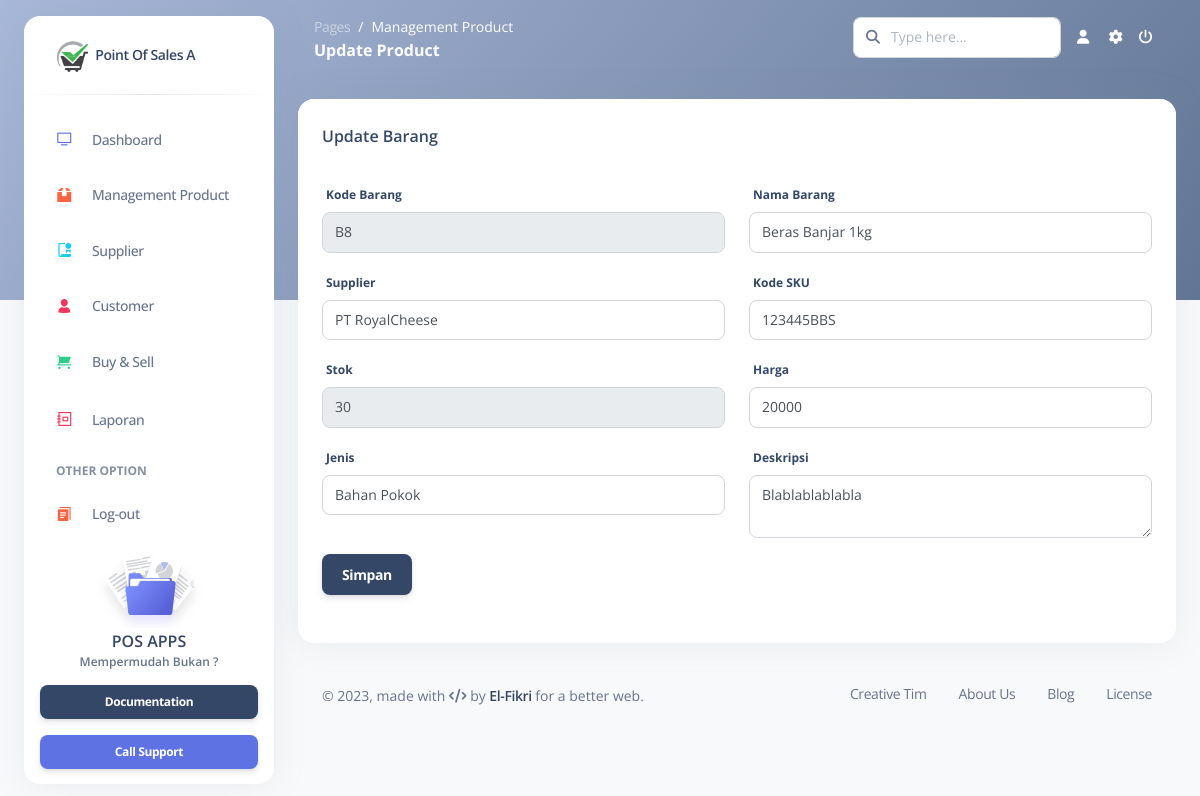
Page /system/Editbrg.php?id_brg=B8 on the committed database.
### tables this page shows
CREATE TABLE `product` (
  `id_barang` int(11) NOT NULL,
  `kd_barang` char(25) NOT NULL,
  `nama_brg` varchar(50) NOT NULL,
  `supplier` varchar(25) NOT NULL,
  `kode_SKU` varchar(25) NOT NULL,
  `stok` int(11) NOT NULL,
  `harga` bigint(20) NOT NULL,
  `jenis` varchar(25) NOT NULL,
  `desk` text NOT NULL
);

### system/Editbrg.php (the view, shortened to what this page needs)
<!DOCTYPE html>
<?php
include("../system/koneksi.php")
?>
<html lang="en">
<head>
  <?php include("../pages/header.php"); ?>
</head>
<body class="g-sidenav-show   bg-gray-100">
  <?php include("../pages/sidebar.php"); ?>
  <main class="main-content position-relative border-radius-lg ">
    <nav class="navbar navbar-main navbar-expand-lg px-0 mx-4 shadow-none border-radius-xl " id="navbarBlur" data-scroll="false">
      <div class="container-fluid py-1 px-3">
        <nav aria-label="breadcrumb">
          <ol class="breadcrumb bg-transparent mb-0 pb-0 pt-1 px-0 me-sm-6 me-5">
            <li class="breadcrumb-item text-sm"><a class="opacity-5 text-white" href="javascript:;">Pages</a></li>
            <li class="breadcrumb-item text-sm text-white active" aria-current="page">Management Product</li>
          </ol>
          <h6 class="font-weight-bolder text-white mb-0">Update Product</h6>
        </nav>
        <?php include("../pages/navbar.php"); ?>
      </div>
    </nav>
    <?php
    $kd_brg=$_GET['id_brg'];
    $result= mysqli_query($mysqli, "SELECT * from product where kd_barang='$kd_brg'");
    while($ro = mysqli_fetch_array($result))
    {
      $kd_brg = $ro['kd_barang'];
      $supp = $ro['supplier'];
      $stk = $ro['stok'];
      $jns = $ro['jenis'];
      $nm = $ro['nama_brg'];
      $kd_sku = $ro['kode_SKU'];
      $hrg = $ro['harga'];
      $desk = $ro['desk'];
    }
    ?>
    <div class="container-fluid py-4">
      <div class="row">
        <div class="col-12">
          <div class="card mb-4">
            <div class="card-header pb-0 d-flex justify-content-between">
              <h6>Update Barang</h6>
            </div>
            <div class="card-body px-0 pt-0 pb-2">
              <div class="card-body">
                  <div class="row">
                    <div class="col-md-6">
                    <form action="prosesedit.php" method="post" enctype="multipart/form-data">
                      <div class="form-group">
                        <label for="id_barang">Kode Barang</label>
                        <input type="text"  class="form-control" readonly id="kd_barang" name="kd_barang" value="<?php echo "$kd_brg"; ?>">
                      </div>
                      <div class="form-group">
                        <label for="supplier">Supplier</label>
                        <select class="form-control" id="supplier" name="supplier">
                        <?php
                          $querys = "SELECT nm_supp FROM supplier";
                          $results = mysqli_query($mysqli, $querys);
                          if ($results) {
                            while ($rows = mysqli_fetch_assoc($results)) {
                              $selected = ($rows['nm_supp'] == $supp) ? 'selected' : '';
                              echo '<option value="' . htmlspecialchars($rows['nm_supp']) . '"' . $selected . '>' . htmlspecialchars($rows['nm_supp']) . '</option>';
                            }
                          }
                        ?>
                      </select>
                      </div>
                      <div class="form-group">
                        <label for="stok">Stok</label>
                        <input type="number" readonly class="form-control" id="stok" name="stok" value="<?php echo "$stk"; ?>">
                      </div>
                      <div class="form-group">
                        <label for="jenis">Jenis</label>
                        <input type="text" class="form-control" id="jenis" name="jenis" value="<?php echo "$jns"; ?>">
                      </div>
                    </div>
                    <div class="col-md-6">
                      <div class="form-group">
                        <label for="nama_brg">Nama Barang</label>
                        <input type="text" class="form-control" id="nama_brg" name="nama_brg" value="<?php echo "$nm"; ?>">
                      </div>
                      <div class="form-group">
                        <label for="kode_SKU">Kode SKU</label>
                        <input type="text" class="form-control" id="kode_SKU" name="kode_SKU" value="<?php echo "$kd_sku"; ?>">
                      </div>
                      <div class="form-group">
                        <label for="harga">Harga</label>
                        <input type="text" class="form-control" id="harga" name="harga" value="<?php echo "$hrg"; ?>">
                      </div>
                      <div class="form-group">
                        <label for="deskripsi">Deskripsi</label>
                        <textarea class="form-control" id="deskripsi" name="deskripsi"><?php echo "$desk"; ?></textarea>
                      </div>
                    </div>
                  </div>
                  <button type="submit" name="btn" values="Upload" class="btn btn-dark">Simpan</button>
              </div>
            </div>
          </div>
        </div>
      </div>
      <footer class="footer pt-3  ">
          <?php include("../pages/footer.php"); ?>
      </footer>
    </div>
  </main>
</body>
</html>

### rows in the picture
product: kd_barang "B8", stok "30", jenis "Bahan Pokok", nama_brg "Beras Banjar 1kg", kode_SKU "123445BBS", harga "20000", deskripsi "Blablablablabla"

### other values in the picture
form field supplier "PT RoyalCheese"
